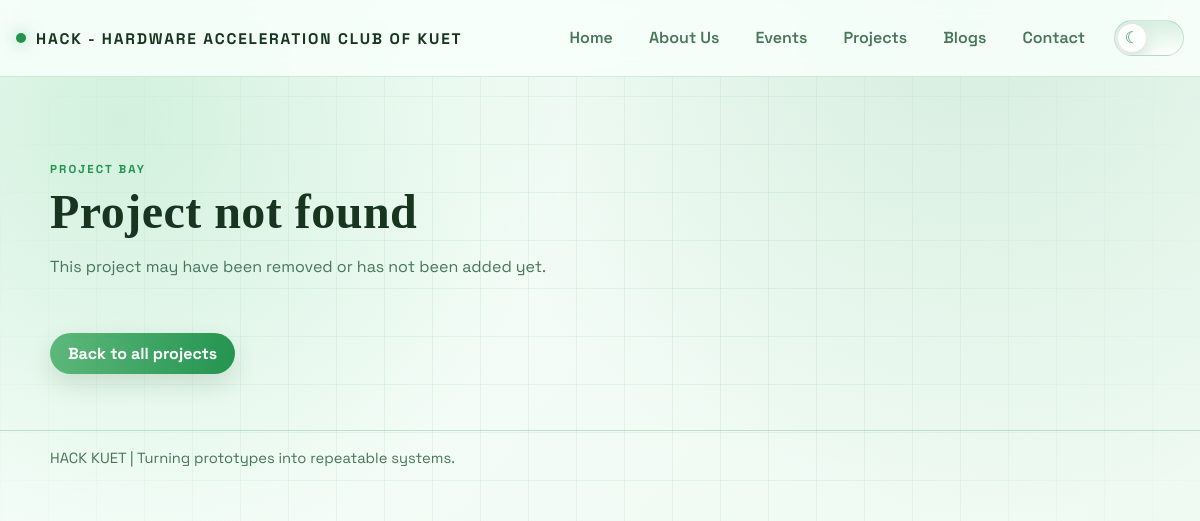
/project-detail.php?slug=alcohol-detection-mechanism, run on an earlier commit of the app's database.
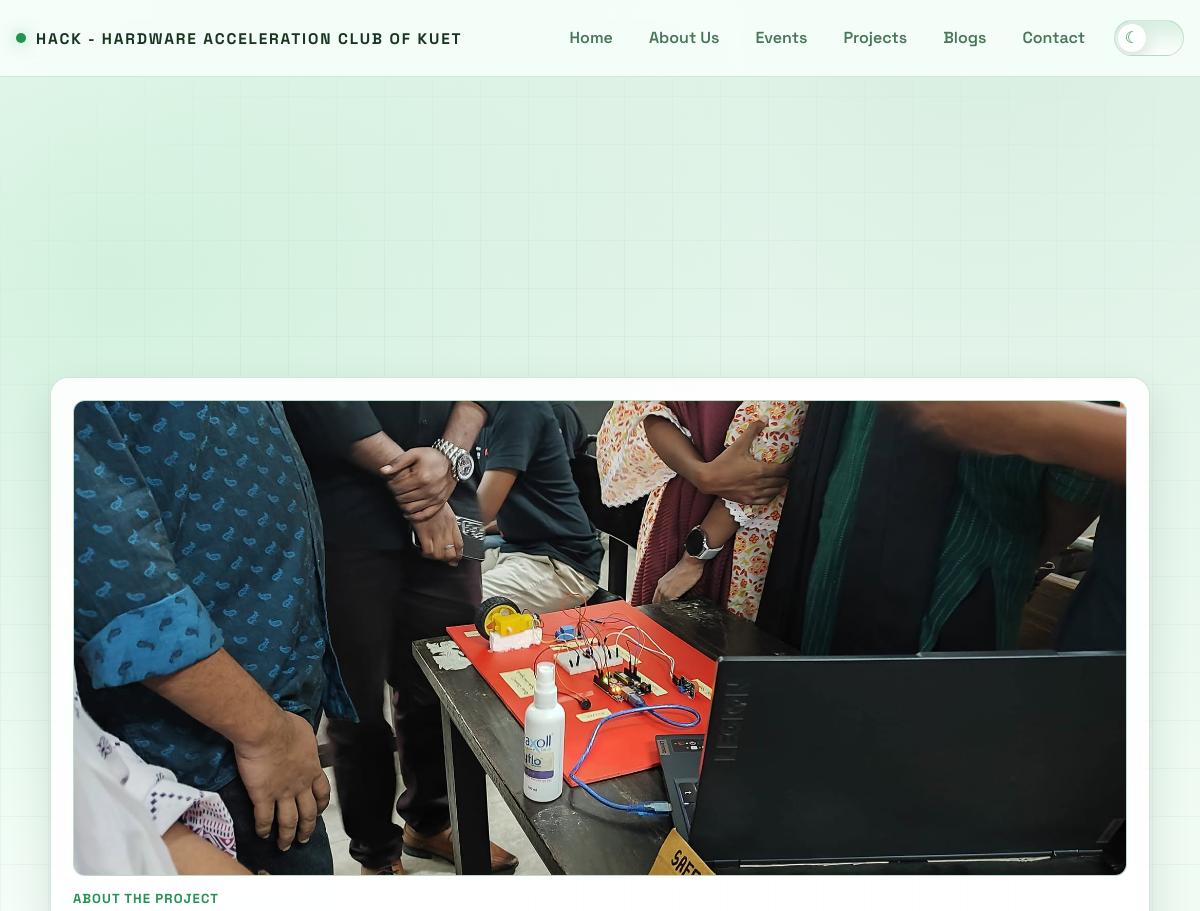
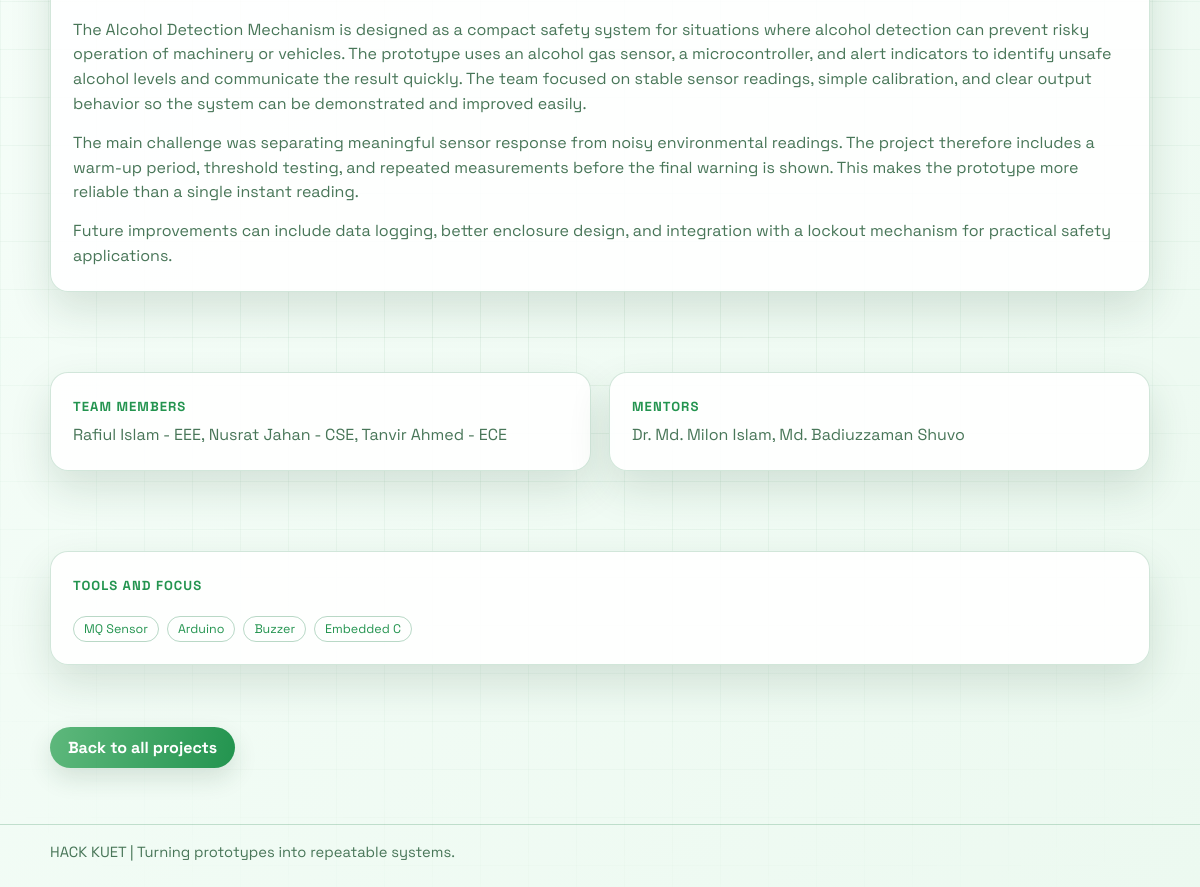
And on a later commit of the database (2 pictures, top to bottom).
### tables this page shows
CREATE TABLE IF NOT EXISTS `projects` (
  `id`               INT UNSIGNED NOT NULL AUTO_INCREMENT,
  `title`            VARCHAR(200) NOT NULL,
  `slug`             VARCHAR(220) NOT NULL,
  `description`      TEXT         NOT NULL,
  `full_description` LONGTEXT     NULL DEFAULT NULL,
  `cover_image`      VARCHAR(255) NULL DEFAULT NULL,
  `team_members`     VARCHAR(500) NULL DEFAULT NULL,
  `mentors`          VARCHAR(500) NULL DEFAULT NULL,
  `technologies`     VARCHAR(500) NULL DEFAULT NULL,
  `github_link`      VARCHAR(500) NULL DEFAULT NULL,
  `project_status`   ENUM('ongoing','completed','featured') NOT NULL DEFAULT 'ongoing',
  `display_order`    INT          NOT NULL DEFAULT 0,
  `created_at`       TIMESTAMP    NOT NULL DEFAULT CURRENT_TIMESTAMP,
  `updated_at`       TIMESTAMP    NOT NULL DEFAULT CURRENT_TIMESTAMP ON UPDATE CURRENT_TIMESTAMP,
  `created_by`       INT UNSIGNED NULL DEFAULT NULL,
  PRIMARY KEY (`id`),
  UNIQUE KEY `uq_project_slug` (`slug`),
  CONSTRAINT `fk_project_admin` FOREIGN KEY (`created_by`) REFERENCES `admins` (`id`) ON DELETE SET NULL
);

### project-detail.php (the view, shortened to what this page needs)
<?php
require_once __DIR__ . '/public-data.php';
$slug = trim((string) ($_GET['slug'] ?? ''));
$rows = public_rows("SELECT * FROM projects WHERE slug = ? LIMIT 1", [$slug]);
$project = $rows[0] ?? null;
if (!$project) {
    ?>
    <main class="container">
        <section class="hero">
            <p class="eyebrow">Project Bay</p>
            <h1>Project not found</h1>
            <p class="lead">This project may have been removed or has not been added yet.</p>
        </section>
        <section class="section back-link-section">
            <a class="back-link-btn" href="project.php">Back to all projects</a>
        </section>
    </main>
    <?php
    exit;
}
?>
    <main class="container">
        <section class="section">
            <article class="card project-detail-card">
                <?php if (!empty($project['cover_image'])): ?>
                    <img class="project-detail-image" src="<?= public_h($project['cover_image']) ?>" alt="<?= public_h($project['title']) ?>" onerror="this.remove()">
                <?php endif; ?>
                <span class="meta">About The Project</span>
                <div class="project-content">
                    <?php foreach (preg_split('/\R{2,}/', trim((string) $project['full_description'])) as $paragraph): ?>
                        <?php if (trim($paragraph) !== ''): ?>
                            <p><?= nl2br(public_h($paragraph)) ?></p>
                        <?php endif; ?>
                    <?php endforeach; ?>
                </div>
            </article>
        </section>
        <section class="section">
            <div class="grid two">
                <article class="card">
                    <span class="meta">Team Members</span>
                    <p><?= public_h($project['team_members'] ?: 'Team information will be added soon.') ?></p>
                </article>
                <article class="card">
                    <span class="meta">Mentors</span>
                    <p><?= public_h($project['mentors'] ?? 'Mentor information will be added soon.') ?></p>
                </article>
            </div>
        </section>
        <section class="section">
            <article class="card">
                <span class="meta">Tools And Focus</span>
                <?php $chips = public_chips($project['technologies'] ?? ''); ?>
                <?php if ($chips): ?>
                    <div class="chips">
                        <?php foreach ($chips as $chip): ?>
                            <span class="chip"><?= public_h($chip) ?></span>
                        <?php endforeach; ?>
                    </div>
                <?php endif; ?>
            </article>
        </section>
        <section class="section back-link-section">
            <a class="back-link-btn" href="project.php">Back to all projects</a>
        </section>
    </main>

What changed in the data, as far as the page shows it:
added projects: cover_image (picture), full_description "The Alcohol Detection Mechanism is designed as a compact safety system for situations where alcohol detection can prevent risky operation of machinery or vehicles. The prototype uses an alcohol gas sensor, a microcontroller, and alert indicators to identify unsafe alcohol levels and communicate the result quickly. The team focused on stable sensor readings, simple calibration, and clear output behavior so the system can be demonstrated and improved easily.", full_description "The main challenge was separating meaningful sensor response from noisy environmental readings. The project therefore includes a warm-up period, threshold testing, and repeated measurements before the final warning is shown. This makes the prototype more reliable than a single instant reading.", full_description "Future improvements can include data logging, better enclosure design, and integration with a lockout mechanism for practical safety applications.", team_members "Rafiul Islam - EEE, Nusrat Jahan - CSE, Tanvir Ahmed - ECE", mentors "Dr. Md. Milon Islam, Md. Badiuzzaman Shuvo", technologies "MQ Sensor", technologies "Arduino", technologies "Buzzer", technologies "Embedded C"
Also different on the page:
text no longer shown: "PROJECT BAY Project not found This project may have been removed or has not been added yet."
text now shown: "ABOUT THE PROJECT TEAM MEMBERS MENTORS TOOLS AND FOCUS"
